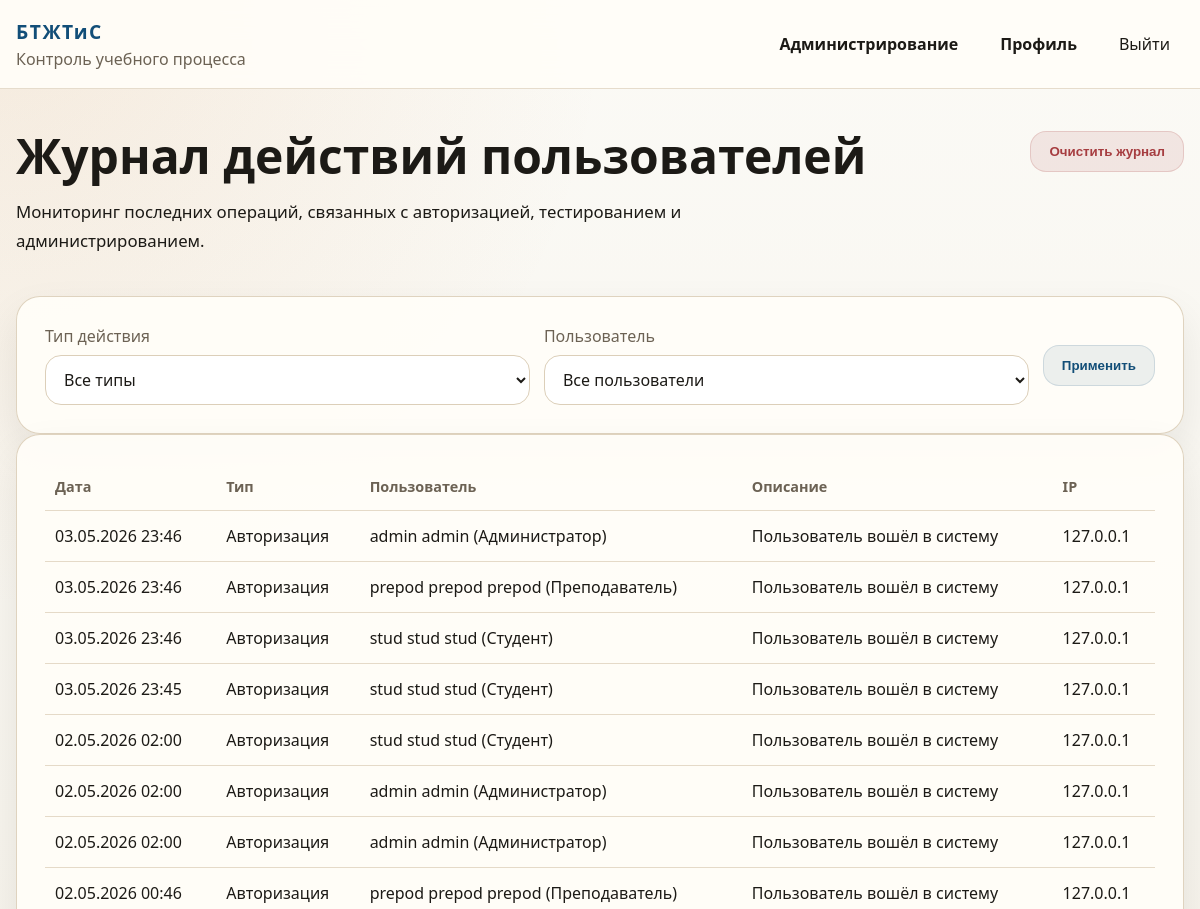
The page /admin-panel/logs/ (signed in, upper part) on the database as committed earlier.
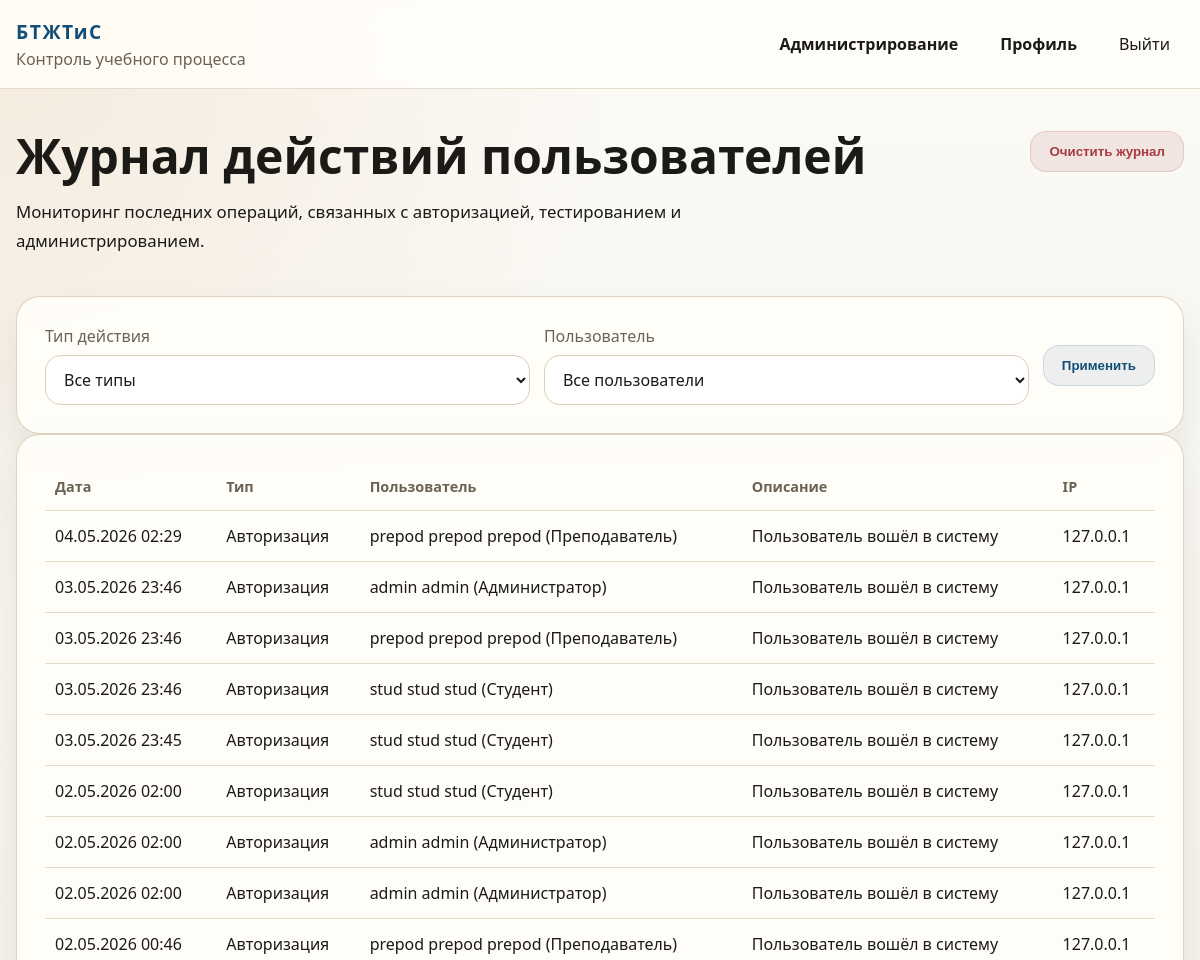
The same page on the database as committed later.
### education/models.py (models this page shows, shortened)
class ActivityLog(models.Model):
    class ActionType(models.TextChoices):
        AUTH = "auth", "Авторизация"
        PROFILE = "profile", "Профиль"
        TEST = "test", "Тест"
        ANALYTICS = "analytics", "Аналитика"
        ADMIN = "admin", "Администрирование"
    user = models.ForeignKey(
        settings.AUTH_USER_MODEL,
        on_delete=models.SET_NULL,
        blank=True,
        null=True,
        related_name="activity_logs",
        verbose_name="Пользователь",
    )
    action_type = models.CharField("Тип действия", max_length=20, choices=ActionType.choices)
    description = models.CharField("Описание", max_length=255)
    details = models.JSONField("Детали", blank=True, null=True)
    ip_address = models.GenericIPAddressField("IP-адрес", blank=True, null=True)
    created_at = models.DateTimeField("Дата и время", auto_now_add=True)
    class Meta:
        ordering = ["-created_at"]
        verbose_name = "Журнал действия"
        verbose_name_plural = "Журнал действий"

class User(AbstractUser):
    class Role(models.TextChoices):
        STUDENT = ROLE_STUDENT, "Студент"
        TEACHER = ROLE_TEACHER, "Преподаватель"
        ADMINISTRATOR = ROLE_ADMINISTRATOR, "Администратор"
    email = models.EmailField("Электронная почта", unique=True)
    middle_name = models.CharField("Отчество", max_length=150, blank=True)
    phone = models.CharField("Телефон", max_length=32, blank=True)
    bio = models.TextField("О себе", blank=True)
    role = models.CharField(
        "Роль",
        max_length=20,
        choices=Role.choices,
        default=Role.STUDENT,
    )
    academic_group = models.ForeignKey(
        "AcademicGroup",
        on_delete=models.SET_NULL,
        related_name="students",
        blank=True,
        null=True,
        verbose_name="Учебная группа",
    )
    REQUIRED_FIELDS = ["email", "first_name", "last_name"]
    objects = UserManager()
    class Meta:
        ordering = ["last_name", "first_name", "username"]
        verbose_name = "Пользователь"
        verbose_name_plural = "Пользователи"
    @property
    def full_name(self):
        return " ".join(
            part for part in [self.last_name, self.first_name, self.middle_name] if part
        ) or self.username
    @property
    def is_administrator(self):
        return self.role == self.Role.ADMINISTRATOR or self.is_superuser
    def __str__(self):
        return f"{self.full_name} ({self.get_role_display()})"

### education/views.py (the view, shortened to what this page needs)
# urls.py: path("admin-panel/logs/", views.activity_logs, name="activity_logs"),
@role_required(User.Role.ADMINISTRATOR)
def activity_logs(request):
    logs = ActivityLog.objects.select_related("user").all()
    filter_form = ActivityLogFilterForm(request.GET or None)
    return render(
        request,
        "education/activity_logs.html",
        {"logs": logs[:150], "filter_form": filter_form},
    )

### education/forms.py
class ActivityLogFilterForm(StyledFormMixin, forms.Form):
    action_type = forms.ChoiceField(
        choices=[("", "Все типы")] + list(ActivityLog.ActionType.choices),
        required=False,
        label="Тип действия",
    )
    user = forms.ModelChoiceField(
        queryset=User.objects.all(),
        required=False,
        label="Пользователь",
        empty_label="Все пользователи",
    )

### education/forms.py (called while the page is built)
def apply_form_styles(form):
    for field in form.fields.values():
        widget = field.widget
        css_class = widget.attrs.get("class", "")
        if isinstance(widget, forms.CheckboxInput):
            widget.attrs["class"] = f"{css_class} form-check-input".strip()
        elif isinstance(widget, (forms.Select, forms.SelectMultiple)):
            widget.attrs["class"] = f"{css_class} form-select".strip()
            if isinstance(widget, forms.SelectMultiple):
                widget.attrs.setdefault("size", 6)
        elif isinstance(widget, forms.FileInput):
            widget.attrs["class"] = f"{css_class} form-control form-control-file".strip()
        else:
            widget.attrs["class"] = f"{css_class} form-control".strip()

### templates/education/activity_logs.html (shortened to what this page needs)
{% extends "base.html" %}
{% block content %}
<section class="section">
    <div class="container">
        <div class="page-head page-head-inline">
            <div>
                <h1>Журнал действий пользователей</h1>
                <p>Мониторинг последних операций, связанных с авторизацией, тестированием и администрированием.</p>
            </div>
            <div class="head-actions">
                <form method="post" action="{% url 'education:activity_logs_clear' %}" class="inline-form">
                    <button type="submit" class="btn btn-danger" onclick="return confirm('Очистить весь журнал действий?');">
                        Очистить журнал
                    </button>
                </form>
            </div>
        </div>
        <section class="panel">
            <form method="get" class="filters-row">
                <div class="form-field">
                    <label for="{{ filter_form.action_type.id_for_label }}">{{ filter_form.action_type.label }}</label>
                    {{ filter_form.action_type }}
                </div>
                <div class="form-field grow-field">
                    <label for="{{ filter_form.user.id_for_label }}">{{ filter_form.user.label }}</label>
                    {{ filter_form.user }}
                </div>
                <div class="filters-actions">
                    <button type="submit" class="btn btn-secondary">Применить</button>
                </div>
            </form>
        </section>
        <section class="panel">
            <div class="table-wrap">
                <table class="data-table">
                    <thead>
                        <tr>
                            <th>Дата</th>
                            <th>Тип</th>
                            <th>Пользователь</th>
                            <th>Описание</th>
                            <th>IP</th>
                        </tr>
                    </thead>
                    <tbody>
                        {% for log in logs %}
                            <tr>
                                <td>{{ log.created_at|date:"d.m.Y H:i" }}</td>
                                <td>{{ log.get_action_type_display }}</td>
                                <td>{{ log.user|default:"Система" }}</td>
                                <td>{{ log.description }}</td>
                                <td>{{ log.ip_address|default:"-" }}</td>
                            </tr>
                        {% empty %}
                            <tr>
                                <td colspan="5">Записей пока нет.</td>
                            </tr>
                        {% endfor %}
                    </tbody>
                </table>
            </div>
        </section>
    </div>
</section>
{% endblock %}

Rows that differ between the two databases and show on the page:
added ActivityLog: created_at "04.05.2026 02:29", action_type "Авторизация", user "prepod prepod prepod (Преподаватель)", description "Пользователь вошёл в систему", ip_address "127.0.0.1"
